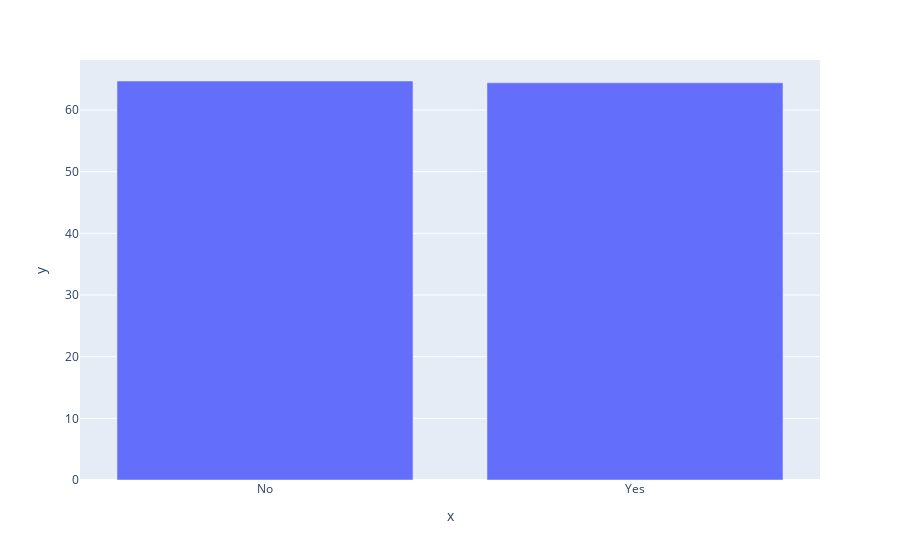

The code cell stored with this chart in its notebook:
### Code cell
### AGe moyenne des individus dont le cancer  a été decteé

df_age = df.groupby('Early_Detection')['Age'].mean().reset_index()

fig_age = px.bar(x = df_age["Early_Detection"], y=df_age['Age'])
fig_age.show()

### Figure 1 — Plotly figure (JSON) as saved in the notebook; plotly's stock layout.template omitted (floating-point values rounded to 4 significant figures)
{"data": [{"hovertemplate": "x=%{x}<br>y=%{y}<extra></extra>", "legendgroup": "", "marker": {"color": "#636efa", "pattern": {"shape": ""}}, "name": "", "orientation": "v", "showlegend": false, "textposition": "auto", "type": "bar", "x": ["No", "Yes"], "xaxis": "x", "y": [64.71, 64.42], "yaxis": "y"}], "layout": {"barmode": "relative", "legend": {"tracegroupgap": 0}, "margin": {"t": 60}, "xaxis": {"anchor": "y", "domain": [0, 1], "title": {"text": "x"}}, "yaxis": {"anchor": "x", "domain": [0, 1], "title": {"text": "y"}}}}
